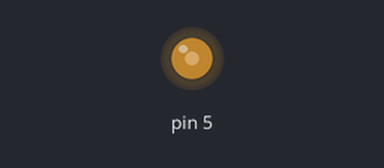
The sketch below on a simulated Arduino Uno, built for the host (arithmetic inside an expression is 32-bit, double 64-bit). On the bench: output pins drawn as LEDs (lit = HIGH).

Above: at 0.1 s.
Timing chart, 0 to 1.6 s (numbered marks = the images above):
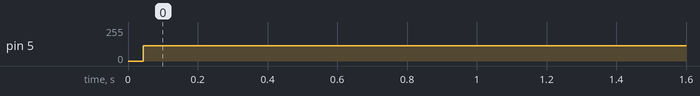

Measured:
- by itself, pin 5: 0/255 → 113/255 at 0.04 s

The sketch:

qwerty.ino
```cpp
 int c;
 void setup() {
  // put your setup code here, to run once:
pinMode(5,OUTPUT);
Serial.begin(9600);
}


void loop() {
  for(c=0; c<=255; c++)
for(c=0; c<=255; c--)

 {analogWrite(5,c);}

  // put your main code here, to run repeatedly:

}
```
